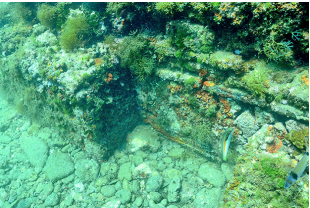
//> input picture IIRS_distortion_correction/img1.png, 310 x 208 px
$ ./lines img1.png   (built with g++ and OpenCV 4)
//> lines starting //> are read from the running program, lines starting //| are printed output that depends on the picture
#include <iostream>
#include <stdio.h>
#include <vector>
#include <algorithm>

#include <opencv/cv.h>
#include <opencv/highgui.h>
#include <cvblob.h>

using namespace cv;
using namespace std;

int main(int argc, char const *argv[])
{
	 const char* filename = argc >= 2 ? argv[1] : "pic1.jpg";

 Mat src = imread(filename, 0);
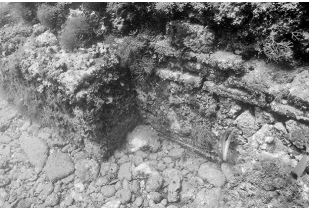
//> src: 208 rows x 310 cols, CV_8UC1; min 0, max 255, mean 132.3
 if(src.empty())
 {
     cout << "can not open " << filename << endl;
     return -1;
 }

 Mat dst, cdst;
 Canny(src, dst, 50, 200, 3);
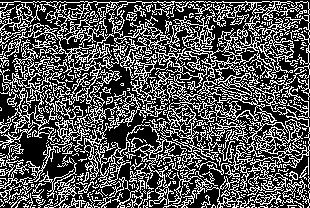
//> dst: 208 rows x 310 cols, CV_8UC1; 33.2% white in thin lines or dots
 cvtColor(dst, cdst, CV_GRAY2BGR);
//> cdst: 208 rows x 310 cols, CV_8UC3; 33.2% white in thin lines or dots

 #if 0
  vector<Vec2f> lines;
  HoughLines(dst, lines, 1, CV_PI/180, 100, 0, 0 );

  for( size_t i = 0; i < lines.size(); i++ )
  {
     float rho = lines[i][0], theta = lines[i][1];
     Point pt1, pt2;
     double a = cos(theta), b = sin(theta);
     double x0 = a*rho, y0 = b*rho;
     pt1.x = cvRound(x0 + 1000*(-b));
     pt1.y = cvRound(y0 + 1000*(a));
     pt2.x = cvRound(x0 - 1000*(-b));
     pt2.y = cvRound(y0 - 1000*(a));
     line( cdst, pt1, pt2, Scalar(0,0,255), 3, CV_AA);
  }
 #else
  vector<Vec4i> lines;
  HoughLinesP(dst, lines, 1, CV_PI/180, 50, 50, 10 );
//> lines = 301 lines (x1, y1, x2, y2), first 8: [0, 2, 308, 2], [3, 87, 296, 25], [95, 1, 301, 207], [2, 178, 204, 192], [134, 87, 308, 180], [2, 52, 132, 118], [14, 1, 148, 72], [79, 207, 187, 99]
  for( size_t i = 0; i < lines.size(); i++ )
  {
    Vec4i l = lines[i];
    line( cdst, Point(l[0], l[1]), Point(l[2], l[3]), Scalar(0,0,255), 3, CV_AA);
  }
//> this loop made 301 passes
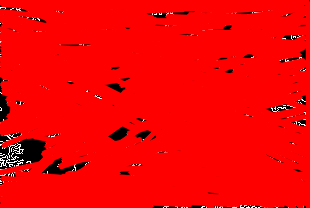
//> cdst: 208 rows x 310 cols, CV_8UC3; mean B, G, R 2.3, 2.3, 243.7
 #endif
 imshow("source", src);
 imshow("detected lines", cdst);

 waitKey();

 return 0;
}
